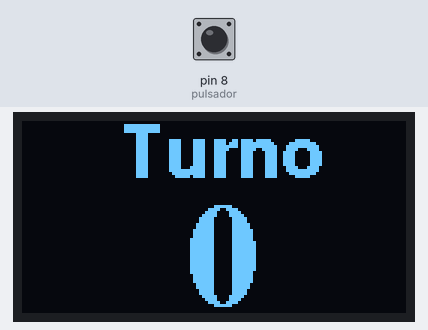
A sketch run on a simulated Arduino Uno, built with avr-gcc and run on an emulated ATmega328P. Parts: 128×64 one-colour display. Inputs (shaded band) come from the test bench; at power-on: pin 8 (pulsador) HIGH.

Above: at 6.3 s.
6.4 s: pin 8 (pulsador) pulled LOW for 0.15 s
At 7.4 s:
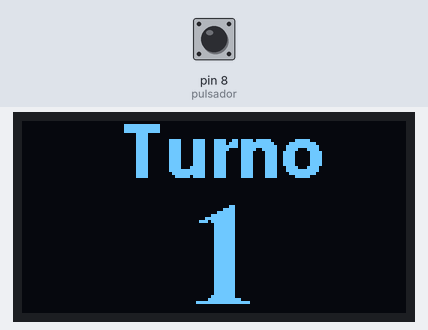
8.0 s: pin 8 (pulsador) pulled LOW for 1 s
At 9.4 s:
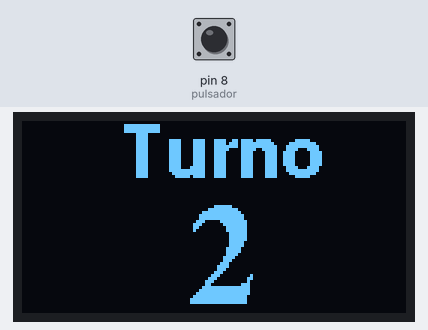
10.5 s: pin 8 (pulsador) pulled LOW for 0.15 s
At 11.7 s:
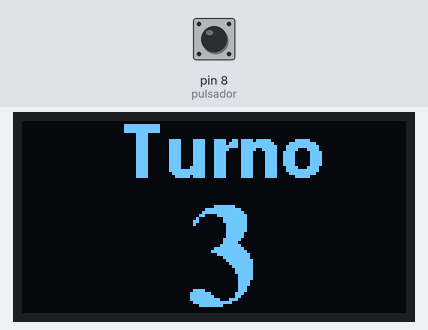
12.1 s: pin 8 (pulsador) pulled LOW for 1 s
At 12.6 s:
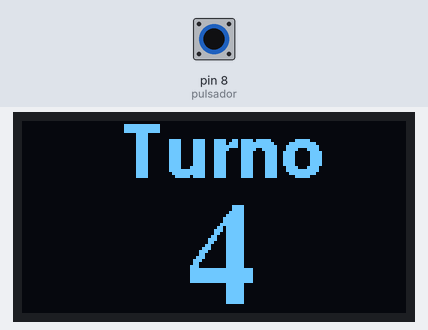
Timing chart, 0 to 15.1 s (numbered marks = the images above; inputs shaded):
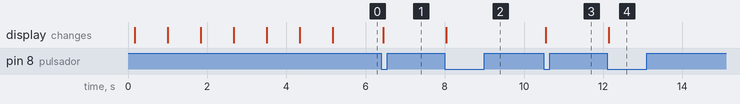

Measured:
- after the input at 6.4 s, the display: changes at once (image 1)
- after the input at 8.0 s, the display: changes at once (image 2)
- after the input at 10.5 s, the display: changes at once (image 3)
- after the input at 12.1 s, the display: changes at once (image 4)

The sketch:

Turnos.ino
```cpp
#include "imagenes.h"
#include <Adafruit_SSD1306.h>  // incluye la libreria de adafruit para el driver del display OLED
#include <Adafruit_GFX.h>  // incluye la libreria de adafruit para gestionar los efectos graficos de manera facil
#include <Fonts/FreeSerifBold24pt7b.h> // incluye una fuente disponible en el paquete de la libreria adafruit
#include <Fonts/FreeSansBold12pt7b.h> // incluye una fuente disponible en el paquete de la libreria adafruit
Adafruit_SSD1306 display(128, 64);  // declara la resolucion del display

int cont=-1; // valor inicial -1 para inicializar antes de contar
int pulsador=8; // pin en donde se conecta el pulsador
bool estPulActual=1; // variable donde se guarda el estado logico actual del pulsador
bool estPulAnterior=1; // variable donde se guarda el estado logico anterior del pulsador

void setup(){

  pinMode(pulsador, INPUT_PULLUP); //el pin pulsador es asignado como entrada
  delay(100);  // se da una espera de 100ms para que el display inicie correctamente
  display.begin(SSD1306_SWITCHCAPVCC, 0x3C);  // inicia la comunicacion I2C con el display que tiene la direccion 0x3C
  display.setRotation(0);  // se escoje la orientacion del display puede ser 0, 1, 2 o 3
  display.setTextColor(WHITE);  // se le dice a la pantalla que el texto que se va a desplegar es en color blanco
  display.dim(false); //dejamos el brillo en maximo

  //animacion inicial
  for(int i=0;i<3;i++){
    display.clearDisplay();  // limpia el buffer del display
    display.drawBitmap(0,0,imagen, 128,64, 1); // despliega imagen
    display.display(); // muestra la informacion del buffer en la pantalla
    delay(800); //pausa
    display.fillRect(0, 0, 128, 64, 1);
    display.drawBitmap(0,0,imagen, 128,64, 0); // despliega imagen
    display.display(); // muestra la informacion del buffer en la pantalla
    delay(800); //pausa
  }

}

void loop(){

  estPulActual=digitalRead(pulsador); //se lee el valor logico del pin de entraday se guarda en la variable estPulActual
  if((estPulAnterior==1 && estPulActual==0)|| cont==-1){ //valida si el pulsador ha cambiado de 1 a 0 ó si el contador esta en -1
    cont++; // suma 1 al valor de la variable contador
    if(cont>9999){ // si el contador supera 9999
      cont=0; // devuelve el contador a 0
      }
    display.clearDisplay(); //limpia el buffer del display
    display.setFont(&FreeSansBold12pt7b); // selecciona la fuente basica por defecto
    display.setTextSize(1);  // ajusta el tamaño de texto en el minimo valor
    display.setCursor(32, 18); //(x,y) ubica en la posicion (0,10) el cursor del display
    display.print("Turno"); //escribe "Turno:" en buffer del display
    //display.display(); // muestra la informacion del buffer en la pantalla
    display.setFont(&FreeSerifBold24pt7b); // cambia la fuente por la que incluimos al inicio del codigo
    display.setTextSize(1); // ajusta el tamaño de texto de la fuente a 2
    display.setCursor(55, 60); //(x,y) ubica en la posicion (0,50) el cursor del display
    display.print(cont); //escribe el valor en numeros de la variable contador en buffer del display
    display.display(); // muestra la informacion del buffer en la pantalla
    }
  delay(20); //pausa de 20 milisegundos
  estPulAnterior=estPulActual; //el valor booleano actual del contador ya fue procesado asi que se guarda en la variable estPulAnterior
}  // final de la funcion principal, salta al inicio del "void loop"
```

Source omitted: imagenes.h (data table, 6383 bytes)
